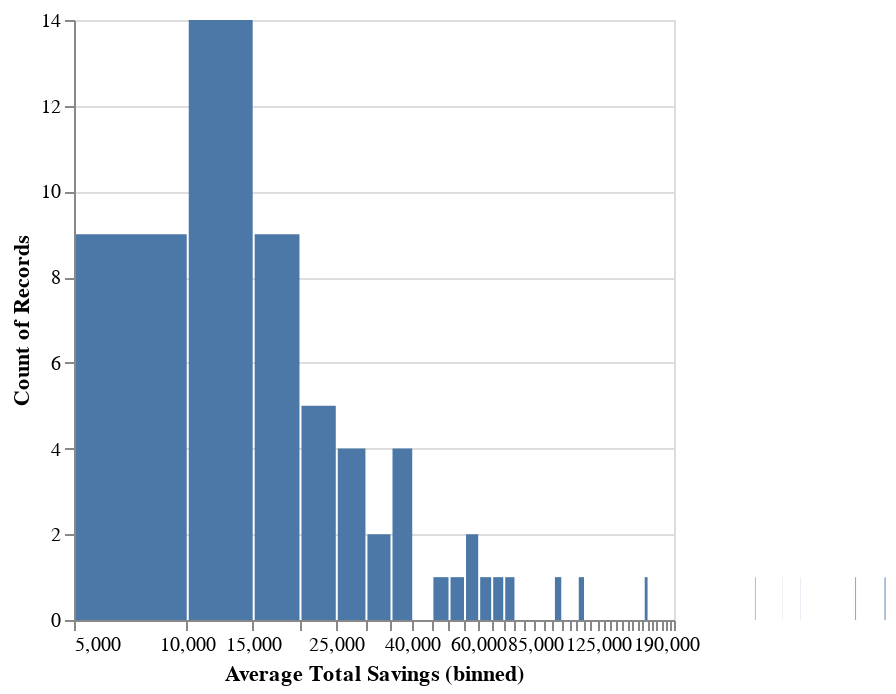

Notebook cell for this chart:
### Code cell
# histogram of the log of the average total savings.
alt.Chart(df_byNTA)\
.mark_bar()\
.encode(x=alt.X('Average Total Savings',
                bin = alt.BinParams(maxbins = 200),
                scale=alt.Scale(type='log',domain=[5000, 200000])),
        y = 'count()')

### Figure 1 — Vega-Lite specification as saved in the notebook (floating-point values rounded to 4 significant figures)
{"config": {"view": {"continuousWidth": 300, "continuousHeight": 300}}, "data": {"name": "data-99d0ca8732fa6ddad6b16026ffd36e5f"}, "mark": {"type": "bar"}, "encoding": {"x": {"bin": {"maxbins": 200}, "field": "Average Total Savings", "scale": {"domain": [5000, 200000], "type": "log"}, "type": "quantitative"}, "y": {"aggregate": "count", "type": "quantitative"}}, "$schema": "https://vega.github.io/schema/vega-lite/v5.8.0.json", "datasets": {"data-99d0ca8732fa6ddad6b16026ffd36e5f": [{"Neighborhood Tabulation Area (NTA) (2020)": "BK0101", "business count per NTA": 78, "Average Total Savings": 10370.0, "Average Job created": 5.333}, {"Neighborhood Tabulation Area (NTA) (2020)": "BK0102", "business count per NTA": 9, "Average Total Savings": 12600.0, "Average Job created": 7.5}, {"Neighborhood Tabulation Area (NTA) (2020)": "BK0103", "business count per NTA": 7, "Average Total Savings": 19150.0, "Average Job created": null}, {"Neighborhood Tabulation Area (NTA) (2020)": "BK0104", "business count per NTA": 104, "Average Total Savings": 21160.0, "Average Job created": 10.39}, {"Neighborhood Tabulation Area (NTA) (2020)": "BK0201", "business count per NTA": 11, "Average Total Savings": 15100.0, "Average Job created": null}, {"Neighborhood Tabulation Area (NTA) (2020)": "BK0202", "business count per NTA": 39, "Average Total Savings": 74010.0, "Average Job created": null}, {"Neighborhood Tabulation Area (NTA) (2020)": "BK0203", "business count per NTA": 8, "Average Total Savings": 54290.0, "Average Job created": 300.0}, {"Neighborhood Tabulation Area (NTA) (2020)": "BK0261", "business count per NTA": 40, "Average Total Savings": 12880.0, "Average Job created": null}, {"Neighborhood Tabulation Area (NTA) (2020)": "BK0301", "business count per NTA": 12, "Average Total Savings": 57930.0, "Average Job created": 4.0}, {"Neighborhood Tabulation Area (NTA) (2020)": "BK0401", "business count per NTA": 7, "Average Total Savings": 6129.0, "Average Job created": 7.0}, {"Neighborhood Tabulation Area (NTA) (2020)": "BK0502", "business count per NTA": 21, "Average Total Savings": 13810.0, "Average Job created": null}, {"Neighborhood Tabulation Area (NTA) (2020)": "BK0503", "business count per NTA": 27, "Average Total Savings": 62670.0, "Average Job created": 59.29}, {"Neighborhood Tabulation Area (NTA) (2020)": "BK0504", "business count per NTA": 6, "Average Total Savings": 35060.0, "Average Job created": null}, {"Neighborhood Tabulation Area (NTA) (2020)": "BK0601", "business count per NTA": 84, "Average Total Savings": 25360.0, "Average Job created": 10.78}, {"Neighborhood Tabulation Area (NTA) (2020)": "BK0701", "business count per NTA": 5, "Average Total Savings": 68500.0, "Average Job created": null}, {"Neighborhood Tabulation Area (NTA) (2020)": "BK0702", "business count per NTA": 259, "Average Total Savings": 17600.0, "Average Job created": 7.667}, {"Neighborhood Tabulation Area (NTA) (2020)": "BK0802", "business count per NTA": 44, "Average Total Savings": 3621.0, "Average Job created": null}, {"Neighborhood Tabulation Area (NTA) (2020)": "BK1202", "business count per NTA": 7, "Average Total Savings": 9643.0, "Average Job created": 13.0}, {"Neighborhood Tabulation Area (NTA) (2020)": "BK1302", "business count per NTA": 5, "Average Total Savings": 36410.0, "Average Job created": null}, {"Neighborhood Tabulation Area (NTA) (2020)": "BK1403", "business count per NTA": 7, "Average Total Savings": 388900.0, "Average Job created": null}, {"Neighborhood Tabulation Area (NTA) (2020)": "BK1602", "business count per NTA": 18, "Average Total Savings": -3744.0, "Average Job created": 13.75}, {"Neighborhood Tabulation Area (NTA) (2020)": "BK1701", "business count per NTA": 5, "Average Total Savings": 12050.0, "Average Job created": null}, {"Neighborhood Tabulation Area (NTA) (2020)": "BK1702", "business count per NTA": 9, "Average Total Savings": 37680.0, "Average Job created": 11.0}, {"Neighborhood Tabulation Area (NTA) (2020)": "BK1704", "business count per NTA": 5, "Average Total Savings": 484.3, "Average Job created": null}, {"Neighborhood Tabulation Area (NTA) (2020)": "BK1801", "business count per NTA": 5, "Average Total Savings": 611.0, "Average Job created": null}, {"Neighborhood Tabulation Area (NTA) (2020)": "BK1803", "business count per NTA": 9, "Average Total Savings": 14780.0, "Average Job created": 8.333}, {"Neighborhood Tabulation Area (NTA) (2020)": "BX0101", "business count per NTA": 58, "Average Total Savings": 17230.0, "Average Job created": 9.636}, {"Neighborhood Tabulation Area (NTA) (2020)": "BX0201", "business count per NTA": 119, "Average Total Savings": 21080.0, "Average Job created": 7.824}, {"Neighborhood Tabulation Area (NTA) (2020)": "BX0302", "business count per NTA": 10, "Average Total Savings": 36010.0, "Average Job created": 7.0}, {"Neighborhood Tabulation Area (NTA) (2020)": "BX0703", "business count per NTA": 10, "Average Total Savings": 327200.0, "Average Job created": null}, {"Neighborhood Tabulation Area (NTA) (2020)": "BX1001", "business count per NTA": 17, "Average Total Savings": 10510.0, "Average Job created": 5.0}, {"Neighborhood Tabulation Area (NTA) (2020)": "BX1102", "business count per NTA": 8, "Average Total Savings": 726300.0, "Average Job created": null}, {"Neighborhood Tabulation Area (NTA) (2020)": "BX1161", "business count per NTA": 9, "Average Total Savings": 13160.0, "Average Job created": 200.0}, {"Neighborhood Tabulation Area (NTA) (2020)": "BX1202", "business count per NTA": 7, "Average Total Savings": 20570.0, "Average Job created": null}, {"Neighborhood Tabulation Area (NTA) (2020)": "MN0101", "business count per NTA": 30, "Average Total Savings": 431100.0, "Average Job created": null}, {"Neighborhood Tabulation Area (NTA) (2020)": "MN0102", "business count per NTA": 15, "Average Total Savings": 47660.0, "Average Job created": 2.0}, {"Neighborhood Tabulation Area (NTA) (2020)": "MN0401", "business count per NTA": 16, "Average Total Savings": 16970.0, "Average Job created": 5.0}, {"Neighborhood Tabulation Area (NTA) (2020)": "MN0501", "business count per NTA": 6, "Average Total Savings": 17840.0, "Average Job created": 4.0}, {"Neighborhood Tabulation Area (NTA) (2020)": "MN0502", "business count per NTA": 10, "Average Total Savings": 33840.0, "Average Job created": null}, {"Neighborhood Tabulation Area (NTA) (2020)": "MN0902", "business count per NTA": 49, "Average Total Savings": 2398.0, "Average Job created": 5.0}, {"Neighborhood Tabulation Area (NTA) (2020)": "MN1001", "business count per NTA": 5, "Average Total Savings": 20200.0, "Average Job created": null}, {"Neighborhood Tabulation Area (NTA) (2020)": "MN1102", "business count per NTA": 16, "Average Total Savings": 8909.0, "Average Job created": 4.0}, {"Neighborhood Tabulation Area (NTA) (2020)": "MN1201", "business count per NTA": 5, "Average Total Savings": 1442.0, "Average Job created": null}, {"Neighborhood Tabulation Area (NTA) (2020)": "QN0101", "business count per NTA": 37, "Average Total Savings": 14290.0, "Average Job created": 14.29}, {"Neighborhood Tabulation Area (NTA) (2020)": "QN0103", "business count per NTA": 16, "Average Total Savings": 14080.0, "Average Job created": 2.0}, {"Neighborhood Tabulation Area (NTA) (2020)": "QN0104", "business count per NTA": 11, "Average Total Savings": 25840.0, "Average Job created": 7.667}, {"Neighborhood Tabulation Area (NTA) (2020)": "QN0105", "business count per NTA": 87, "Average Total Savings": 59200.0, "Average Job created": 11.67}, {"Neighborhood Tabulation Area (NTA) (2020)": "QN0161", "business count per NTA": 20, "Average Total Savings": 2489.0, "Average Job created": null}, {"Neighborhood Tabulation Area (NTA) (2020)": "QN0201", "business count per NTA": 176, "Average Total Savings": 27410.0, "Average Job created": 11.14}, {"Neighborhood Tabulation Area (NTA) (2020)": "QN0202", "business count per NTA": 174, "Average Total Savings": 13590.0, "Average Job created": 13.89}, {"Neighborhood Tabulation Area (NTA) (2020)": "QN0203", "business count per NTA": 22, "Average Total Savings": 6549.0, "Average Job created": 10.0}, {"Neighborhood Tabulation Area (NTA) (2020)": "QN0261", "business count per NTA": 7, "Average Total Savings": 3965.0, "Average Job created": 30.0}, {"Neighborhood Tabulation Area (NTA) (2020)": "QN0402", "business count per NTA": 11, "Average Total Savings": 18860.0, "Average Job created": 5.0}, {"Neighborhood Tabulation Area (NTA) (2020)": "QN0501", "business count per NTA": 69, "Average Total Savings": 13280.0, "Average Job created": 11.47}, {"Neighborhood Tabulation Area (NTA) (2020)": "QN0502", "business count per NTA": 17, "Average Total Savings": 11910.0, "Average Job created": 3.0}, {"Neighborhood Tabulation Area (NTA) (2020)": "QN0503", "business count per NTA": 10, "Average Total Savings": 5468.0, "Average Job created": 10.0}, {"Neighborhood Tabulation Area (NTA) (2020)": "QN0602", "business count per NTA": 5, "Average Total Savings": 9786.0, "Average Job created": null}, {"Neighborhood Tabulation Area (NTA) (2020)": "QN0701", "business count per NTA": 44, "Average Total Savings": 33600.0, "Average Job created": 10.0}, {"Neighborhood Tabulation Area (NTA) (2020)": "QN0702", "business count per NTA": 5, "Average Total Savings": 96550.0, "Average Job created": null}, {"Neighborhood Tabulation Area (NTA) (2020)": "QN0707", "business count per NTA": 16, "Average Total Savings": 17200.0, "Average Job created": null}, {"Neighborhood Tabulation Area (NTA) (2020)": "QN0902", "business count per NTA": 11, "Average Total Savings": 11660.0, "Average Job created": 6.0}, {"Neighborhood Tabulation Area (NTA) (2020)": "QN0904", "business count per NTA": 12, "Average Total Savings": 1740.0, "Average Job created": null}, {"Neighborhood Tabulation Area (NTA) (2020)": "QN1002", "business count per NTA": 9, "Average Total Savings": 6023.0, "Average Job created": null}, {"Neighborhood Tabulation Area (NTA) (2020)": "QN1201", "business count per NTA": 11, "Average Total Savings": 7259.0, "Average Job created": 20.0}, {"Neighborhood Tabulation Area (NTA) (2020)": "QN1203", "business count per NTA": 5, "Average Total Savings": 16920.0, "Average Job created": null}, {"Neighborhood Tabulation Area (NTA) (2020)": "QN1205", "business count per NTA": 9, "Average Total Savings": 27350.0, "Average Job created": null}, {"Neighborhood Tabulation Area (NTA) (2020)": "QN1303", "business count per NTA": 10, "Average Total Savings": 3592.0, "Average Job created": 10.0}, {"Neighborhood Tabulation Area (NTA) (2020)": "QN1305", "business count per NTA": 5, "Average Total Savings": 166400.0, "Average Job created": null}, {"Neighborhood Tabulation Area (NTA) (2020)": "QN1306", "business count per NTA": 25, "Average Total Savings": 21160.0, "Average Job created": null}, {"Neighborhood Tabulation Area (NTA) (2020)": "SI0106", "business count per NTA": 7, "Average Total Savings": 6338.0, "Average Job created": 5.0}, {"Neighborhood Tabulation Area (NTA) (2020)": "SI0107", "business count per NTA": 15, "Average Total Savings": 113600.0, "Average Job created": 150.0}, {"Neighborhood Tabulation Area (NTA) (2020)": "SI0204", "business count per NTA": 12, "Average Total Savings": 605500.0, "Average Job created": null}]}}
